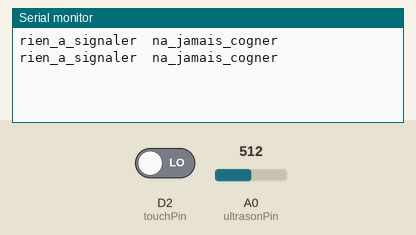
This program was run on a simulated Arduino MKR. On the bench: the last lines printed to the serial monitor. Inputs (shaded band) come from the test bench; at power-on: A0 (ultrasonPin) = 512, D2 (touchPin) LOW.

Above: at 2.8 s.
2.9 s: A0 (ultrasonPin) set to 483
At 4.4 s:
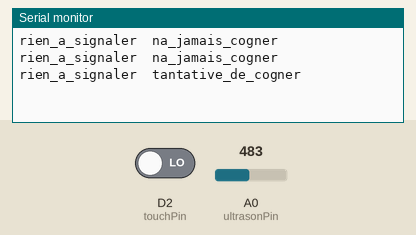
11.3 s: A0 (ultrasonPin) set to 66
At 12.9 s:
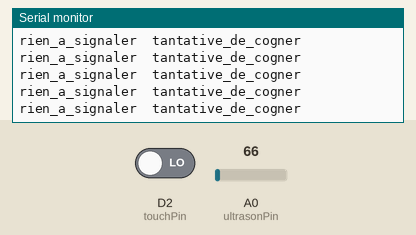
14.0 s: A0 (ultrasonPin) set to 54
At 14.4 s:
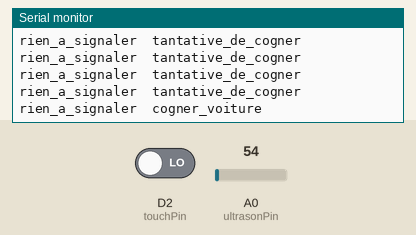

The program:

main.cpp
```cpp
/*
  Titre      : gestion des prime en fonction de la conduite
  Auteur     : Pidjieu dibril
  Date       : 26/05/2023
  Description: ce programme consiste a enregistrer les donnees du capteur dans une base de donnee
  Version    : 0.0.1
*/

// inclusion des bibliotheque
#include <Arduino.h>
#include "TouchSensor.hpp"
#include "Ultrason.hpp"

// definition des constante pour les differnts pins
#define touchPin 2
#define ultrasonPin A0

// creation d'UN objets pour le capacitive touch sensor
TouchSensor touch(touchPin);
// creation d'UN objet pour le capteur ultrason
Ultrason ultrason(ultrasonPin);

void setup()
{
  // put your setup code here, to run once:
  Serial.begin(9600);
}

void loop()
{

  // afficharge des information dans le moniteur serie
  String toucher = touch.traitementTouch(); // Renvoie  touche
  String ultra = ultrason.traitementUltrason();
  Serial.print(toucher);
  Serial.print("\t");
  Serial.println(ultra);
  delay(2000);
}
```

TouchSensor.hpp
```cpp
#ifndef TOUCH_SENSOR // constante de preprocesseur
#define TOUCH_SENSOR
#include <Arduino.h>

class TouchSensor
{ // definition de la classe pour gerer notre capacitive touchh sensor

    int _pinTouchSensor; // attribut de classe declare en prive/

public:
    TouchSensor(int pinTouchSensor); // definition du contructeur pour la classe touchsensor


    String traitementTouch(); // definition d'une methode
};
#endif
```

Ultrason.hpp
```cpp
#ifndef ULTRASON // constante de preprocesseur
#define ULTRASON
#include <Arduino.h>

class Ultrason
{ // definition de la classe pour gerer notre capacitive touchh sensor

    int _pinUltrason; // attribut de classe declare en prive/

public:
    Ultrason(int pinUltrason); // definition du contructeur pour la classe touchsensor


    String traitementUltrason(); // definition d'une methode
};
#endif
```

TouchSensor.cpp
```cpp
#include "TouchSensor.hpp"

// implementation des constructeur et methode
// implemetation de notre constructeur
TouchSensor::TouchSensor(int pinTouchSensor) : _pinTouchSensor(pinTouchSensor)
{

    pinMode(pinTouchSensor, INPUT);

}


// implementation des methodes
String TouchSensor::traitementTouch()
{
String a;
    if(digitalRead(_pinTouchSensor)==HIGH) {      //lire le toucher du capteur
      a = "mauvais_chauffeur";   // si on touche le capteur de
     }
   else{
      a= "rien_a_signaler";    // if Touch sensor is LOW, then turn off the led
     }
     return a;
}
```

Ultrason.cpp
```cpp
#include "Ultrason.hpp"
#define  MAX_RANG      (520) // la valeur de mesure maximale du module est de 520 cm (un peu plus longue que la plage maximale effective)
#define  ADC_SOLUTION      (1023.0)// La précision ADC d'Arduino UNO est de 10 bits
// implementation des constructeur et methode
// implemetation de notre constructeur
Ultrason::Ultrason(int pinUltrason) : _pinUltrason(pinUltrason)
{

    pinMode(pinUltrason, INPUT);

}


// implementation des methodes
String Ultrason::traitementUltrason()
{
String b ;
float dist_t, sensity_t;
  // read the value from the sensor:
 sensity_t = analogRead(_pinUltrason);

 dist_t = sensity_t * MAX_RANG  / ADC_SOLUTION;
 //Serial.print(dist_t,0);
 //Serial.print("cm");
// Serial.print("\t");

 if (dist_t <= 30)
 {
  b = "cogner_voiture";
 }
 else if (dist_t  >= 30 && dist_t <= 250)
 {
   b = "tantative_de_cogner";

 }
 else
 {
   b = "na_jamais_cogner";
 }


return b;


}
```

Measured:
- the behaviour switches between 492 and 491 on A0 (ultrasonPin) (found by bisection; images 0 and 1)
- the behaviour switches between 60 and 59 on A0 (ultrasonPin) (found by bisection; images 2 and 3)
- after the input at 2.9 s, the serial monitor: prints a new line after 1.1 s (image 1)
- after the input at 14.0 s, the serial monitor: prints a new line at once (image 3)
